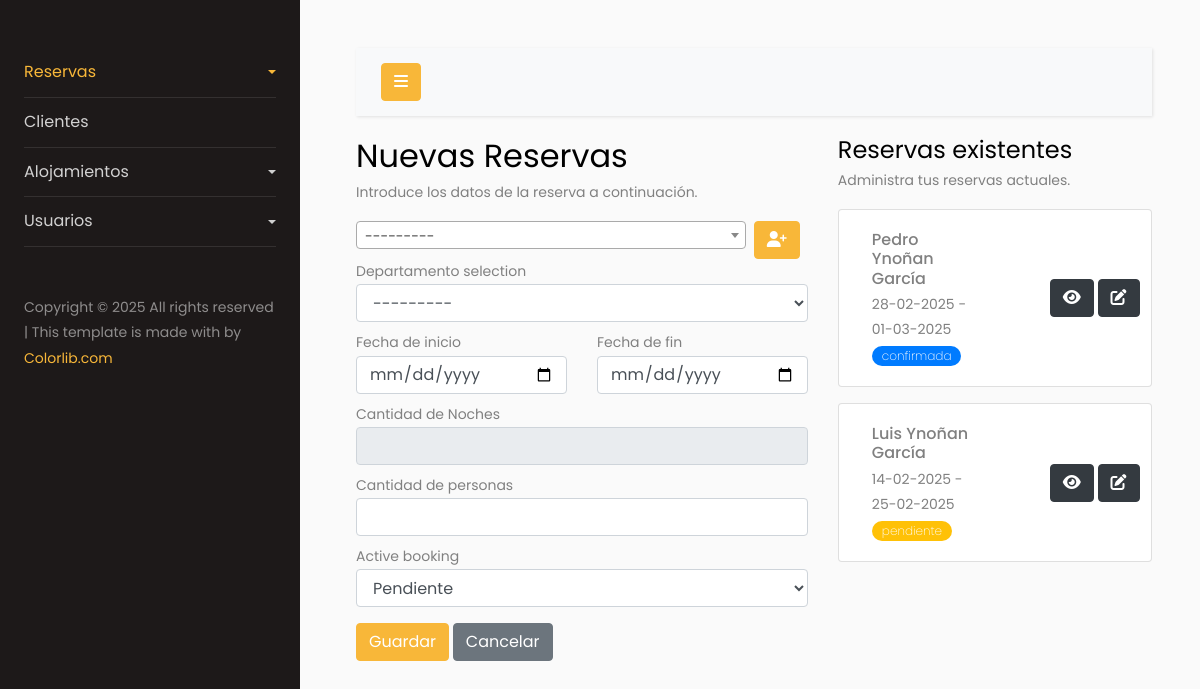
The page /mdreser/nueva-reserva on the database as committed earlier.
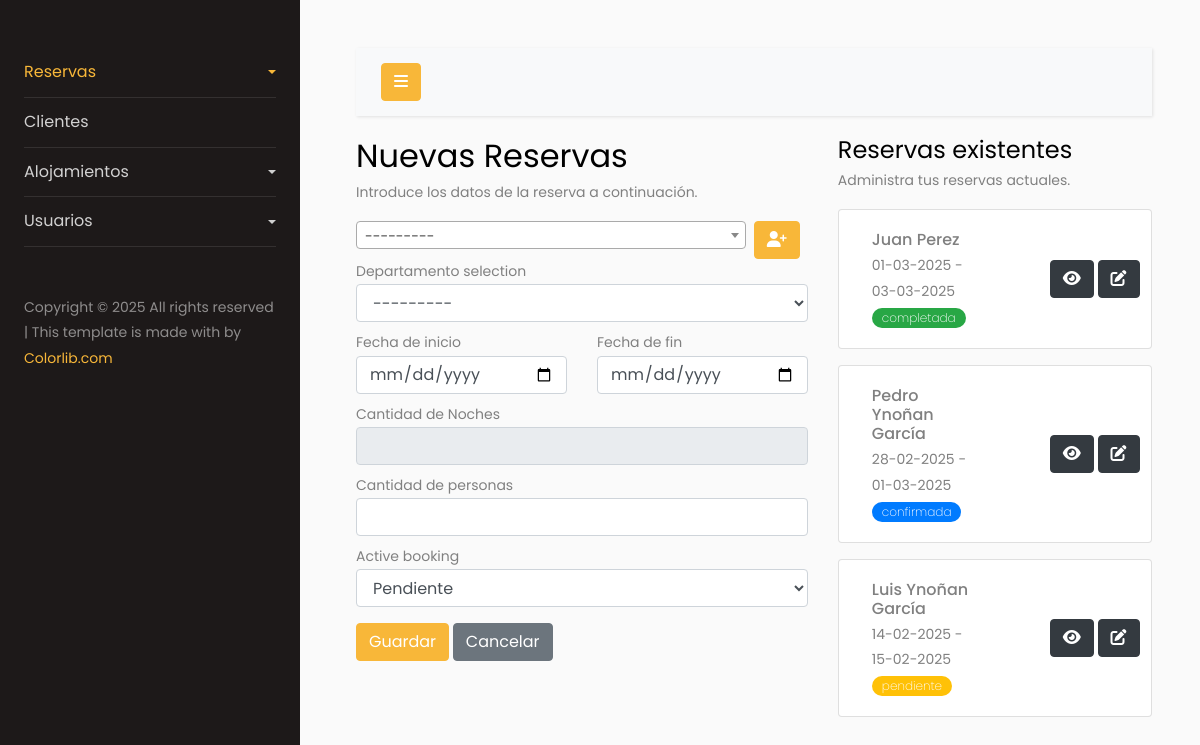
The same page on the database as committed later.
### ReserApp/models.py (models this page shows, shortened)
class ModelsReservas(models.Model):
    ESTADOS_RESERVA = [
        ('pendiente', 'Pendiente'),
        ('confirmada', 'Confirmada'),
        ('cancelada', 'Cancelada'),
        ('completada', 'Completada'),
    ]
    id = models.AutoField(primary_key=True)
    customer_selection = models.ForeignKey(ModelsClientes, on_delete=models.CASCADE, related_name='Cliente', blank=True, null=True)
    departamento_selection = models.ForeignKey(Departamentos, on_delete=models.CASCADE, related_name='Departamento', blank=True, null=True)
    date_start = models.DateField(verbose_name='Fecha de inicio')
    date_end = models.DateField(verbose_name='Fecha de fin')
    number_nights = models.IntegerField(verbose_name='Cantidad de Noches')
    number_people = models.IntegerField(verbose_name='Cantidad de personas')
    date_create_customer = models.DateTimeField(auto_now_add=True, verbose_name='Fecha de creacion')
    active_booking = models.CharField(max_length=15, choices=ESTADOS_RESERVA, default='pendiente')
    class Meta:
        verbose_name = 'ModelsReservas'
        verbose_name_plural = 'ModelsReservas'
        db_table = 'ModelsReservas'

### clientes/models.py (models this page shows)
class ModelsClientes(models.Model):
    name_customer = models.CharField(max_length=100, verbose_name='Nombre Completo')
    last_name_customer = models.CharField(max_length=100, verbose_name='Apellido')
    email_customer = models.EmailField(max_length=100, unique=True, verbose_name='Email')
    phone_customer = models.CharField(max_length=100, verbose_name='Telefono')
    address_customer = models.CharField(max_length=100, verbose_name='Direccion')
    city_customer = models.CharField(max_length=100, verbose_name='Ciudad')
    active_customer = models.BooleanField(verbose_name='Estado', default=True)
    date_create_customer = models.DateTimeField(auto_now_add=True, verbose_name='Fecha de creacion')
    def __str__(self):
        return f"{self.name_customer} {self.last_name_customer}"
    class Meta:
        verbose_name = 'Cliente'
        verbose_name_plural = 'Clientes'
        db_table = 'clientes'

### ReserApp/views.py (the view, shortened to what this page needs)
# urls.py: path('nueva-reserva', ReservasView.as_view(), name='new-reserva'),
class ReservasView(View):
    template_name = 'index-reservas.html'
    def get(self, request, *args, **kwargs):
        context = {
            'form': FormularioReserva(),
            'form_customer': ClientesForm(),
            'reservas': ModelsReservas.objects.order_by('-date_create_customer')[:3]
        }
        return render(request, self.template_name, context)

### ReserApp/forms.py
class FormularioReserva(forms.ModelForm):
    class Meta:
        model = ModelsReservas
        fields = '__all__'
        widgets = {
            'date_start' : forms.DateInput(attrs={'type': 'date', 'class': 'form-control'}),
            'date_end' : forms.DateInput(attrs={'type': 'date'}),
            'number_nights' : forms.NumberInput(attrs={'readonly': 'readonly'}),
        }
    def __init__(self, *args, **kwargs):
        super().__init__(*args, **kwargs)
        for field_name, field in self.fields.items():
            field.widget.attrs['class'] = 'form-control'
            if field_name == 'customer_selection':
                field.widget.attrs['class'] = 'js-example-basic-single form-control'

### clientes/forms.py
class ClientesForm(ModelForm):
    class Meta:
        model = ModelsClientes
        fields = '__all__'
    def __init__(self, *args, **kwargs):
        super().__init__(*args, **kwargs)
        for field_name, field in self.fields.items():
            field.widget.attrs['class'] = 'form-control'

### alojamiento/models.py (called while the page is built)
    def __str__(self):
        return self.name_booking

### ReserApp/templates/index-reservas.html (shortened to what this page needs)
{% extends 'index-intranet.html' %}
{% block content %}
<div class="row">
  <div class="col-sm-7">
    <h2 class="mb-0">Nuevas Reservas</h2>
    <p>Introduce los datos de la reserva a continuación.</p>
    <form action="{% url 'ReserApp:new-reserva' %}" method="post">
      <div class="d-flex column-gap">
        <button type="button" class="btn btn-primary" data-bs-toggle="modal" data-bs-target="#myCustomerModal">
          <i class="fa-solid fa-user-plus"></i>
        </button>
      </div>
      <div class="mb-2">
        {{ form.departamento_selection.label }}
        {{ form.departamento_selection }}
      </div>
      <div class="row mb-2">
        <div class="col-sm-6">
          {{ form.date_start.label }}
          {{ form.date_start }}
        </div>
        <div class="col-sm-6">
          {{ form.date_end.label }}
          {{ form.date_end }}
        </div>
      </div>
      <div class="mb-2">
        {{ form.number_nights.label }}
        {{ form.number_nights }}
      </div>
      <div class="mb-2">
        {{ form.number_people.label }}
        {{ form.number_people }}
      </div>
      <div class="mb-3">
        {{ form.active_booking.label }}
        {{ form.active_booking }}
      </div>
      <button class="btn btn-primary" type="submit">Guardar</button>
      <a href="#" class="btn btn-secondary">Cancelar</a>
    </form>
  </div>
  <div class="col-sm-5">
    <h4 class="mb-0">Reservas existentes</h4>
    <p>Administra tus reservas actuales.</p>
    <div>
      {% for i in reservas %}
      <div class="card mb-3">
        <div class="row g-0">
          <div class="card-body col-md-7 px-5">
            <h6 class="card-title mb-1">{{ i.customer_selection }}</h6>
            <p class="card-text mb-1">{{ i.date_start|date:'d-m-Y' }} - {{ i.date_end|date:'d-m-Y' }}</p>
            <p
              class="bg-status {% if i.active_booking == 'confirmada' %} bg-cf {% elif i.active_booking == 'pendiente' %} bg-pd {% elif i.active_booking == 'completada' %} bg-cp {% endif %} ">
              {{ i.active_booking }}</p>
          </div>
          <div class="col-md-5 text-center align-self-center">
            <a href="#" class="btn btn-dark"><i class="fa-solid fa-eye"></i></a>
            <a href="{% url 'ReserApp:edit-reserva' i.id %}" class="btn btn-dark"><i class="fa-solid fa-pen-to-square"></i></a>
          </div>
        </div>
      </div>
      {% endfor %}
    </div>
  </div>
</div>
{% endblock %}

Rows that differ between the two databases and show on the page:
added ModelsReservas: customer_selection "Juan Perez", date_start "01-03-2025", date_end "03-03-2025", active_booking "completada"
changed ModelsReservas "pendiente": date_end "25-02-2025" → "15-02-2025"
